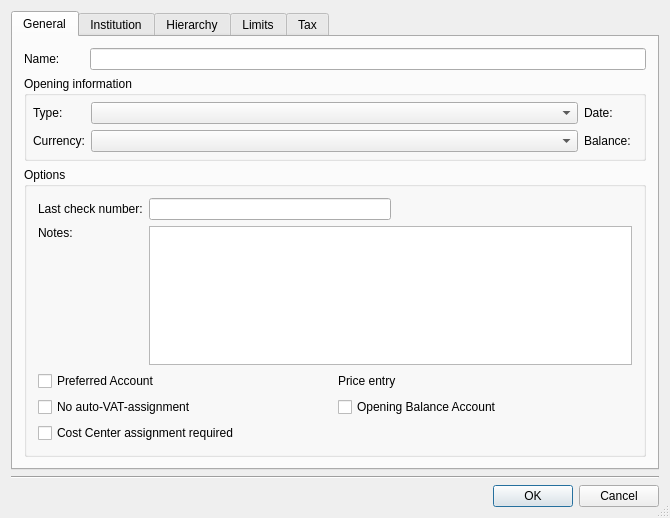
<?xml version="1.0" encoding="UTF-8"?>
<ui version="4.0">
 <class>KNewAccountDlg</class>
 <widget class="QDialog" name="KNewAccountDlg">
  <property name="geometry">
   <rect>
    <x>0</x>
    <y>0</y>
    <width>670</width>
    <height>518</height>
   </rect>
  </property>
  <property name="windowTitle">
   <string>New Account Dialog</string>
  </property>
  <property name="sizeGripEnabled">
   <bool>true</bool>
  </property>
  <layout class="QVBoxLayout">
   <item>
    <widget class="QTabWidget" name="m_tab">
     <property name="currentIndex">
      <number>0</number>
     </property>
     <widget class="QWidget" name="m_generalTab">
      <attribute name="title">
       <string comment="Account general settings">General</string>
      </attribute>
      <layout class="QVBoxLayout">
       <item>
        <layout class="QHBoxLayout">
         <item>
          <widget class="QLabel" name="TextLabel1">
           <property name="minimumSize">
            <size>
             <width>60</width>
             <height>0</height>
            </size>
           </property>
           <property name="maximumSize">
            <size>
             <width>60</width>
             <height>32767</height>
            </size>
           </property>
           <property name="text">
            <string comment="account name">Name:</string>
           </property>
           <property name="wordWrap">
            <bool>false</bool>
           </property>
          </widget>
         </item>
         <item>
          <widget class="KLineEdit" name="accountNameEdit"/>
         </item>
        </layout>
       </item>
       <item>
        <widget class="QGroupBox" name="groupBox4">
         <property name="title">
          <string>Opening information</string>
         </property>
         <layout class="QGridLayout">
          <property name="leftMargin">
           <number>6</number>
          </property>
          <property name="topMargin">
           <number>6</number>
          </property>
          <property name="rightMargin">
           <number>6</number>
          </property>
          <property name="bottomMargin">
           <number>6</number>
          </property>
          <property name="spacing">
           <number>6</number>
          </property>
          <item row="1" column="1">
           <widget class="KMyMoneySecuritySelector" name="m_currency"/>
          </item>
          <item row="1" column="0">
           <widget class="QLabel" name="m_currencyText">
            <property name="text">
             <string>Currency:</string>
            </property>
            <property name="wordWrap">
             <bool>false</bool>
            </property>
           </widget>
          </item>
          <item row="0" column="1">
           <widget class="KComboBox" name="typeCombo">
            <property name="enabled">
             <bool>true</bool>
            </property>
            <property name="sizePolicy">
             <sizepolicy hsizetype="Minimum" vsizetype="Fixed">
              <horstretch>1</horstretch>
              <verstretch>0</verstretch>
             </sizepolicy>
            </property>
           </widget>
          </item>
          <item row="0" column="0">
           <widget class="QLabel" name="textLabel2">
            <property name="text">
             <string>Type:</string>
            </property>
            <property name="wordWrap">
             <bool>false</bool>
            </property>
           </widget>
          </item>
          <item row="0" column="2">
           <widget class="QLabel" name="m_openingDateLabel">
            <property name="minimumSize">
             <size>
              <width>0</width>
              <height>0</height>
             </size>
            </property>
            <property name="text">
             <string>Date:</string>
            </property>
            <property name="wordWrap">
             <bool>false</bool>
            </property>
           </widget>
          </item>
          <item row="0" column="3">
           <widget class="KMyMoneyDateInput" name="m_openingDateEdit" native="true"/>
          </item>
          <item row="1" column="2">
           <widget class="QLabel" name="m_openingBalanceLabel">
            <property name="text">
             <string>Balance:</string>
            </property>
            <property name="wordWrap">
             <bool>false</bool>
            </property>
           </widget>
          </item>
          <item row="1" column="3">
           <widget class="KMyMoneyEdit" name="m_openingBalanceEdit" native="true"/>
          </item>
         </layout>
        </widget>
       </item>
       <item>
        <widget class="QGroupBox" name="groupBox6">
         <property name="title">
          <string>Options</string>
         </property>
         <layout class="QVBoxLayout">
          <item>
           <layout class="QGridLayout">
            <item row="0" column="1">
             <layout class="QHBoxLayout">
              <item>
               <widget class="KLineEdit" name="m_lastCheckNumberUsed"/>
              </item>
              <item>
               <spacer name="spacer10_2">
                <property name="orientation">
                 <enum>Qt::Horizontal</enum>
                </property>
                <property name="sizeType">
                 <enum>QSizePolicy::Expanding</enum>
                </property>
                <property name="sizeHint" stdset="0">
                 <size>
                  <width>140</width>
                  <height>20</height>
                 </size>
                </property>
               </spacer>
              </item>
             </layout>
            </item>
            <item row="0" column="0">
             <widget class="QLabel" name="textLabel1_2">
              <property name="text">
               <string>Last check number:</string>
              </property>
              <property name="wordWrap">
               <bool>false</bool>
              </property>
             </widget>
            </item>
            <item row="1" column="0">
             <widget class="QLabel" name="TextLabel5">
              <property name="minimumSize">
               <size>
                <width>0</width>
                <height>0</height>
               </size>
              </property>
              <property name="maximumSize">
               <size>
                <width>32767</width>
                <height>32767</height>
               </size>
              </property>
              <property name="text">
               <string>Notes:</string>
              </property>
              <property name="alignment">
               <set>Qt::AlignTop</set>
              </property>
              <property name="wordWrap">
               <bool>false</bool>
              </property>
             </widget>
            </item>
            <item row="1" column="1">
             <widget class="KTextEdit" name="descriptionEdit"/>
            </item>
           </layout>
          </item>
          <item>
           <layout class="QGridLayout">
            <item row="1" column="0">
             <widget class="QCheckBox" name="m_qcheckboxNoVat">
              <property name="text">
               <string>No auto-VAT-assignment</string>
              </property>
             </widget>
            </item>
            <item row="0" column="1">
             <layout class="QHBoxLayout">
              <item>
               <widget class="QLabel" name="textLabel1_5">
                <property name="text">
                 <string>Price entry</string>
                </property>
                <property name="wordWrap">
                 <bool>false</bool>
                </property>
               </widget>
              </item>
              <item>
               <widget class="KMyMoneyGeneralCombo" name="m_priceMode" native="true">
                <property name="enabled">
                 <bool>false</bool>
                </property>
                <property name="sizePolicy">
                 <sizepolicy hsizetype="Minimum" vsizetype="Fixed">
                  <horstretch>1</horstretch>
                  <verstretch>0</verstretch>
                 </sizepolicy>
                </property>
               </widget>
              </item>
             </layout>
            </item>
            <item row="0" column="0">
             <widget class="QCheckBox" name="m_qcheckboxPreferred">
              <property name="text">
               <string>Preferred Account</string>
              </property>
             </widget>
            </item>
            <item row="2" column="0">
             <widget class="QCheckBox" name="m_costCenterRequiredCheckBox">
              <property name="text">
               <string>Cost Center assignment required</string>
              </property>
             </widget>
            </item>
            <item row="1" column="1">
             <widget class="QCheckBox" name="m_qcheckboxOpeningBalance">
              <property name="enabled">
               <bool>true</bool>
              </property>
              <property name="toolTip">
               <string>&lt;html&gt;&lt;head/&gt;&lt;body&gt;&lt;p&gt;Flag this account to be an opening balance account&lt;/p&gt;&lt;/body&gt;&lt;/html&gt;</string>
              </property>
              <property name="text">
               <string>Opening Balance Account</string>
              </property>
             </widget>
            </item>
           </layout>
          </item>
         </layout>
        </widget>
       </item>
       <item>
        <spacer name="spacer9">
         <property name="orientation">
          <enum>Qt::Vertical</enum>
         </property>
         <property name="sizeType">
          <enum>QSizePolicy::Expanding</enum>
         </property>
         <property name="sizeHint" stdset="0">
          <size>
           <width>20</width>
           <height>16</height>
          </size>
         </property>
        </spacer>
       </item>
      </layout>
     </widget>
     <widget class="QWidget" name="m_institutionTab">
      <attribute name="title">
       <string>Institution</string>
      </attribute>
      <layout class="QVBoxLayout">
       <item>
        <widget class="QGroupBox" name="m_institutionBox">
         <property name="title">
          <string>Institution</string>
         </property>
         <layout class="QVBoxLayout">
          <item>
           <layout class="QHBoxLayout">
            <property name="spacing">
             <number>6</number>
            </property>
            <property name="leftMargin">
             <number>0</number>
            </property>
            <property name="topMargin">
             <number>0</number>
            </property>
            <property name="rightMargin">
             <number>0</number>
            </property>
            <property name="bottomMargin">
             <number>0</number>
            </property>
            <item>
             <widget class="KComboBox" name="m_qcomboboxInstitutions"/>
            </item>
            <item>
             <widget class="QPushButton" name="m_qbuttonNew">
              <property name="sizePolicy">
               <sizepolicy hsizetype="Fixed" vsizetype="Fixed">
                <horstretch>0</horstretch>
                <verstretch>0</verstretch>
               </sizepolicy>
              </property>
              <property name="text">
               <string comment="create new institution">New...</string>
              </property>
             </widget>
            </item>
           </layout>
          </item>
          <item>
           <layout class="QGridLayout">
            <item row="2" column="1">
             <widget class="KLineEdit" name="accountNoEdit"/>
            </item>
            <item row="2" column="0">
             <widget class="QLabel" name="TextLabel2_2">
              <property name="minimumSize">
               <size>
                <width>60</width>
                <height>0</height>
               </size>
              </property>
              <property name="maximumSize">
               <size>
                <width>60</width>
                <height>32767</height>
               </size>
              </property>
              <property name="text">
               <string>Number:</string>
              </property>
              <property name="wordWrap">
               <bool>false</bool>
              </property>
             </widget>
            </item>
            <item row="0" column="0">
             <widget class="QLabel" name="textLabel1_4">
              <property name="text">
               <string>BIC</string>
              </property>
              <property name="wordWrap">
               <bool>false</bool>
              </property>
             </widget>
            </item>
            <item row="1" column="1">
             <widget class="KLineEdit" name="ibanEdit"/>
            </item>
            <item row="1" column="0">
             <widget class="QLabel" name="textLabel3">
              <property name="text">
               <string>IBAN</string>
              </property>
              <property name="wordWrap">
               <bool>false</bool>
              </property>
             </widget>
            </item>
            <item row="0" column="1">
             <widget class="QLabel" name="m_bicValue">
              <property name="text">
               <string/>
              </property>
              <property name="wordWrap">
               <bool>false</bool>
              </property>
             </widget>
            </item>
           </layout>
          </item>
         </layout>
        </widget>
       </item>
       <item>
        <spacer name="spacer8_2">
         <property name="orientation">
          <enum>Qt::Vertical</enum>
         </property>
         <property name="sizeType">
          <enum>QSizePolicy::Expanding</enum>
         </property>
         <property name="sizeHint" stdset="0">
          <size>
           <width>21</width>
           <height>30</height>
          </size>
         </property>
        </spacer>
       </item>
      </layout>
     </widget>
     <widget class="QWidget" name="m_hiearchyTab">
      <attribute name="title">
       <string>Hierarchy</string>
      </attribute>
      <layout class="QVBoxLayout">
       <item>
        <widget class="QLabel" name="m_subAccountLabel">
         <property name="text">
          <string>Subaccount</string>
         </property>
         <property name="wordWrap">
          <bool>false</bool>
         </property>
        </widget>
       </item>
       <item>
        <widget class="KMyMoneyAccountTreeView" name="m_parentAccounts"/>
       </item>
      </layout>
     </widget>
     <widget class="QWidget" name="m_limitsTab">
      <attribute name="title">
       <string>Limits</string>
      </attribute>
      <layout class="QVBoxLayout">
       <item>
        <widget class="QLabel" name="qLabel1">
         <property name="text">
          <string>This page allows to setup certain limits. KMyMoney will warn you when the account balance reaches a limit.</string>
         </property>
         <property name="wordWrap">
          <bool>true</bool>
         </property>
        </widget>
       </item>
       <item>
        <layout class="QGridLayout">
         <item row="0" column="0">
          <widget class="QLabel" name="textLabel2_2">
           <property name="text">
            <string>Type</string>
           </property>
           <property name="wordWrap">
            <bool>false</bool>
           </property>
          </widget>
         </item>
         <item row="2" column="2">
          <widget class="KMyMoneyEdit" name="m_minBalanceAbsoluteEdit" native="true">
           <property name="resetButtonVisibility" stdset="0">
            <bool>false</bool>
           </property>
          </widget>
         </item>
         <item row="0" column="2">
          <widget class="QLabel" name="textLabel3_2">
           <property name="text">
            <string>Absolute limit</string>
           </property>
           <property name="wordWrap">
            <bool>false</bool>
           </property>
          </widget>
         </item>
         <item row="3" column="0">
          <widget class="QLabel" name="m_maxCreditLabel">
           <property name="text">
            <string>Maximum credit limit</string>
           </property>
           <property name="wordWrap">
            <bool>false</bool>
           </property>
          </widget>
         </item>
         <item row="3" column="1">
          <widget class="KMyMoneyEdit" name="m_maxCreditEarlyEdit" native="true">
           <property name="resetButtonVisibility" stdset="0">
            <bool>false</bool>
           </property>
          </widget>
         </item>
         <item row="3" column="2">
          <widget class="KMyMoneyEdit" name="m_maxCreditAbsoluteEdit" native="true">
           <property name="resetButtonVisibility" stdset="0">
            <bool>false</bool>
           </property>
          </widget>
         </item>
         <item row="2" column="1">
          <widget class="KMyMoneyEdit" name="m_minBalanceEarlyEdit" native="true">
           <property name="resetButtonVisibility" stdset="0">
            <bool>false</bool>
           </property>
          </widget>
         </item>
         <item row="2" column="0">
          <widget class="QLabel" name="m_minBalanceLabel">
           <property name="text">
            <string>Minimum balance</string>
           </property>
           <property name="wordWrap">
            <bool>false</bool>
           </property>
          </widget>
         </item>
         <item row="1" column="0" colspan="3">
          <widget class="Line" name="line2">
           <property name="frameShape">
            <enum>QFrame::HLine</enum>
           </property>
           <property name="frameShadow">
            <enum>QFrame::Sunken</enum>
           </property>
          </widget>
         </item>
         <item row="0" column="1">
          <widget class="QLabel" name="textLabel4">
           <property name="text">
            <string>Early warning</string>
           </property>
           <property name="wordWrap">
            <bool>false</bool>
           </property>
          </widget>
         </item>
        </layout>
       </item>
       <item>
        <spacer name="spacer10_3">
         <property name="orientation">
          <enum>Qt::Vertical</enum>
         </property>
         <property name="sizeType">
          <enum>QSizePolicy::Expanding</enum>
         </property>
         <property name="sizeHint" stdset="0">
          <size>
           <width>20</width>
           <height>30</height>
          </size>
         </property>
        </spacer>
       </item>
      </layout>
     </widget>
     <widget class="QWidget" name="m_taxTab">
      <attribute name="title">
       <string>Tax</string>
      </attribute>
      <layout class="QVBoxLayout">
       <item>
        <widget class="QGroupBox" name="groupBox3">
         <property name="title">
          <string>VAT details</string>
         </property>
         <layout class="QHBoxLayout">
          <item>
           <layout class="QVBoxLayout">
            <item>
             <widget class="QCheckBox" name="m_vatCategory">
              <property name="text">
               <string>VAT category</string>
              </property>
             </widget>
            </item>
            <item>
             <widget class="QFrame" name="m_vatCategoryFrame">
              <property name="frameShape">
               <enum>QFrame::NoFrame</enum>
              </property>
              <property name="frameShadow">
               <enum>QFrame::Plain</enum>
              </property>
              <layout class="QVBoxLayout">
               <property name="leftMargin">
                <number>0</number>
               </property>
               <property name="topMargin">
                <number>0</number>
               </property>
               <property name="rightMargin">
                <number>0</number>
               </property>
               <property name="bottomMargin">
                <number>0</number>
               </property>
               <item>
                <widget class="QLabel" name="textLabel1">
                 <property name="text">
                  <string>VAT percentage</string>
                 </property>
                 <property name="wordWrap">
                  <bool>false</bool>
                 </property>
                </widget>
               </item>
               <item>
                <layout class="QHBoxLayout">
                 <item>
                  <widget class="KMyMoneyEdit" name="m_vatRate" native="true"/>
                 </item>
                 <item>
                  <spacer name="spacer17">
                   <property name="orientation">
                    <enum>Qt::Horizontal</enum>
                   </property>
                   <property name="sizeType">
                    <enum>QSizePolicy::Expanding</enum>
                   </property>
                   <property name="sizeHint" stdset="0">
                    <size>
                     <width>21</width>
                     <height>20</height>
                    </size>
                   </property>
                  </spacer>
                 </item>
                </layout>
               </item>
              </layout>
             </widget>
            </item>
            <item>
             <spacer name="spacer6">
              <property name="orientation">
               <enum>Qt::Vertical</enum>
              </property>
              <property name="sizeType">
               <enum>QSizePolicy::Expanding</enum>
              </property>
              <property name="sizeHint" stdset="0">
               <size>
                <width>20</width>
                <height>40</height>
               </size>
              </property>
             </spacer>
            </item>
           </layout>
          </item>
          <item>
           <widget class="QFrame" name="m_vatAssignmentFrame">
            <property name="frameShape">
             <enum>QFrame::NoFrame</enum>
            </property>
            <property name="frameShadow">
             <enum>QFrame::Plain</enum>
            </property>
            <layout class="QHBoxLayout">
             <property name="leftMargin">
              <number>0</number>
             </property>
             <property name="topMargin">
              <number>0</number>
             </property>
             <property name="rightMargin">
              <number>0</number>
             </property>
             <property name="bottomMargin">
              <number>0</number>
             </property>
             <item>
              <layout class="QVBoxLayout">
               <item>
                <widget class="QCheckBox" name="m_vatAssignment">
                 <property name="text">
                  <string>Enable auto VAT assignment</string>
                 </property>
                </widget>
               </item>
               <item>
                <widget class="KMyMoneyAccountSelector" name="m_vatAccount" native="true"/>
               </item>
              </layout>
             </item>
             <item>
              <layout class="QVBoxLayout">
               <item>
                <widget class="QGroupBox" name="m_amountGroupBox">
                 <property name="minimumSize">
                  <size>
                   <width>0</width>
                   <height>0</height>
                  </size>
                 </property>
                 <property name="maximumSize">
                  <size>
                   <width>32767</width>
                   <height>32767</height>
                  </size>
                 </property>
                 <property name="title">
                  <string>Amount entered</string>
                 </property>
                 <layout class="QVBoxLayout">
                  <item>
                   <widget class="QFrame" name="frame">
                    <property name="frameShape">
                     <enum>QFrame::StyledPanel</enum>
                    </property>
                    <property name="frameShadow">
                     <enum>QFrame::Sunken</enum>
                    </property>
                    <layout class="QVBoxLayout">
                     <item>
                      <widget class="QRadioButton" name="m_grossAmount">
                       <property name="text">
                        <string>Gross amount</string>
                       </property>
                       <property name="checked">
                        <bool>true</bool>
                       </property>
                       <attribute name="buttonGroup">
                        <string notr="true">m_amountGroup</string>
                       </attribute>
                      </widget>
                     </item>
                     <item>
                      <widget class="QRadioButton" name="m_netAmount">
                       <property name="text">
                        <string>Net a&amp;mount</string>
                       </property>
                       <attribute name="buttonGroup">
                        <string notr="true">m_amountGroup</string>
                       </attribute>
                      </widget>
                     </item>
                    </layout>
                   </widget>
                  </item>
                 </layout>
                </widget>
               </item>
               <item>
                <spacer name="spacer7">
                 <property name="orientation">
                  <enum>Qt::Vertical</enum>
                 </property>
                 <property name="sizeType">
                  <enum>QSizePolicy::Expanding</enum>
                 </property>
                 <property name="sizeHint" stdset="0">
                  <size>
                   <width>20</width>
                   <height>21</height>
                  </size>
                 </property>
                </spacer>
               </item>
              </layout>
             </item>
            </layout>
           </widget>
          </item>
         </layout>
        </widget>
       </item>
       <item>
        <widget class="QCheckBox" name="m_qcheckboxTax">
         <property name="text">
          <string>Include on Tax Reports</string>
         </property>
        </widget>
       </item>
      </layout>
     </widget>
    </widget>
   </item>
   <item>
    <widget class="Line" name="line1">
     <property name="frameShape">
      <enum>QFrame::HLine</enum>
     </property>
     <property name="frameShadow">
      <enum>QFrame::Sunken</enum>
     </property>
    </widget>
   </item>
   <item>
    <widget class="QDialogButtonBox" name="buttonBox">
     <property name="standardButtons">
      <set>QDialogButtonBox::Cancel|QDialogButtonBox::Ok</set>
     </property>
    </widget>
   </item>
  </layout>
 </widget>
 <layoutdefault spacing="6" margin="11"/>
 <customwidgets>
  <customwidget>
   <class>KLineEdit</class>
   <extends>QLineEdit</extends>
   <header>klineedit.h</header>
  </customwidget>
  <customwidget>
   <class>KTextEdit</class>
   <extends>QTextEdit</extends>
   <header>ktextedit.h</header>
  </customwidget>
  <customwidget>
   <class>KComboBox</class>
   <extends>QComboBox</extends>
   <header>kcombobox.h</header>
  </customwidget>
  <customwidget>
   <class>KMyMoneyEdit</class>
   <extends>QWidget</extends>
   <header>../widgets/kmymoneyedit.h</header>
   <container>1</container>
  </customwidget>
  <customwidget>
   <class>KMyMoneyGeneralCombo</class>
   <extends>QWidget</extends>
   <header>kmymoneygeneralcombo.h</header>
   <container>1</container>
  </customwidget>
  <customwidget>
   <class>KMyMoneyDateInput</class>
   <extends>QWidget</extends>
   <header>kmymoneydateinput.h</header>
   <container>1</container>
  </customwidget>
  <customwidget>
   <class>KMyMoneySecuritySelector</class>
   <extends>KComboBox</extends>
   <header>kmymoneycurrencyselector.h</header>
   <container>1</container>
  </customwidget>
  <customwidget>
   <class>KMyMoneyAccountTreeView</class>
   <extends>QTreeView</extends>
   <header>kmymoneyaccounttreeview.h</header>
  </customwidget>
  <customwidget>
   <class>KMyMoneyAccountSelector</class>
   <extends>QWidget</extends>
   <header location="global">../widgets/kmymoneyaccountselector.h</header>
  </customwidget>
 </customwidgets>
 <tabstops>
  <tabstop>m_tab</tabstop>
  <tabstop>accountNameEdit</tabstop>
  <tabstop>typeCombo</tabstop>
  <tabstop>m_currency</tabstop>
  <tabstop>m_openingDateEdit</tabstop>
  <tabstop>m_openingBalanceEdit</tabstop>
  <tabstop>m_lastCheckNumberUsed</tabstop>
  <tabstop>descriptionEdit</tabstop>
  <tabstop>m_qcheckboxPreferred</tabstop>
  <tabstop>m_qcheckboxNoVat</tabstop>
  <tabstop>m_qcomboboxInstitutions</tabstop>
  <tabstop>m_qbuttonNew</tabstop>
  <tabstop>ibanEdit</tabstop>
  <tabstop>accountNoEdit</tabstop>
  <tabstop>m_minBalanceEarlyEdit</tabstop>
  <tabstop>m_minBalanceAbsoluteEdit</tabstop>
  <tabstop>m_maxCreditEarlyEdit</tabstop>
  <tabstop>m_maxCreditAbsoluteEdit</tabstop>
  <tabstop>m_vatCategory</tabstop>
  <tabstop>m_vatRate</tabstop>
  <tabstop>m_vatAssignment</tabstop>
  <tabstop>m_grossAmount</tabstop>
  <tabstop>m_qcheckboxTax</tabstop>
 </tabstops>
 <resources/>
 <connections/>
 <buttongroups>
  <buttongroup name="m_amountGroup"/>
 </buttongroups>
</ui>
